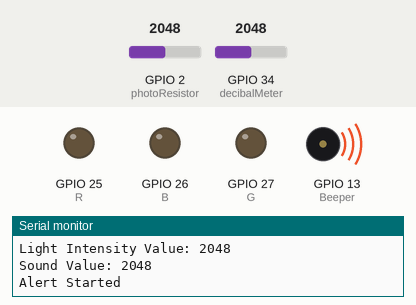
Simulated run of this program. Board: ESP32. Parts: output pins drawn as LEDs (lit = HIGH), buzzer (waves = sounding, pin HIGH), the last lines printed to the serial monitor. The test bench sets the inputs (shaded band); at power-on: GPIO 34 (decibalMeter) = 2048, GPIO 2 (photoResistor) = 2048.

Above: at 8.2 s.
8.3 s: GPIO 34 (decibalMeter) set to 1960
At 9.0 s:
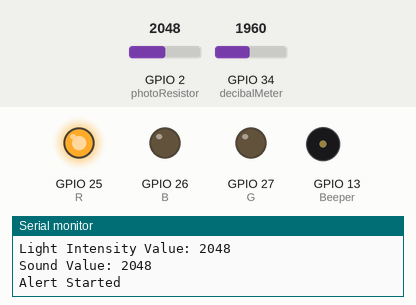
At 15.4 s:
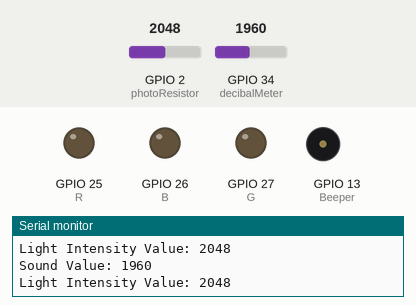
15.7 s: GPIO 2 (photoResistor) set to 2954
23.1 s: GPIO 2 (photoResistor) set to 3048
At 25.4 s:
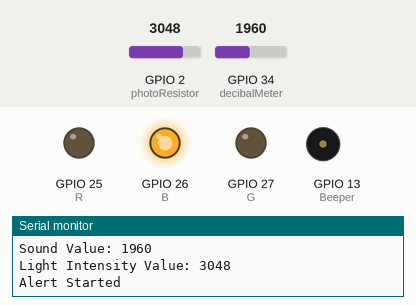
Timing chart, 0 to 38.2 s (numbered marks = the images above; inputs shaded):
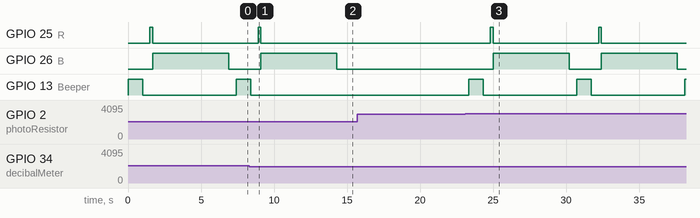

Measured:
- the behaviour switches between 3000 and 3001 on GPIO 2 (photoResistor) (found by bisection; images 2 and 3)
- after the input at 8.3 s, GPIO 13 (Beeper): goes on until 8.4 s, then stays LOW
- after the input at 23.1 s, GPIO 25 (R): alternates HIGH for 0.20 s and LOW for 7.2 s, starting after 1.7 s; GPIO 26 (B): alternates HIGH for 5.2 s and LOW for 2.2 s, starting after 1.9 s; GPIO 13 (Beeper): alternates HIGH for 1.0 s and LOW for 6.4 s, starting after 0.21 s

The program:

main.cpp
```cpp
#include <Arduino.h>

const int Beeper = 13;
const int R = 25, B = 26, G = 27;

const int decibalMeter = 34;
const int photoResistor = 02;

const int thresholdSoundValue = 2000;
const int thresholdLightValue = 3000;

void detect();
void detectSplashSound ();
void detectNightLights ();
void alert ();
void alertSounds ();
void alertLights ();
void reset();

void setup() {
  pinMode(decibalMeter, INPUT); pinMode(photoResistor, INPUT);

  pinMode(R, OUTPUT); pinMode(G, OUTPUT); pinMode(B, OUTPUT);
  pinMode(Beeper, OUTPUT);

  Serial.begin(115200);
}

void loop() {
  detect();
  delay(500);
}

void detect(){
  detectSplashSound();
  detectNightLights();
}

void detectSplashSound() {
  int decibal_value = analogRead(decibalMeter);

    Serial.print("Sound Value: ");
    Serial.print(decibal_value);
    Serial.println();

  if(decibal_value > thresholdSoundValue)
  {
    alert();
  }
}

void detectNightLights () {
  int intensity_value = analogRead(photoResistor);

  Serial.print("Light Intensity Value: ");
  Serial.print(intensity_value);
  Serial.println();

  if(intensity_value > thresholdLightValue)
  {
    alert();
  }
}

void alert (){
  Serial.println("Alert Started");
  alertSounds ();
  alertLights ();
  delay(5000);
  reset();
}

void alertSounds () {
  digitalWrite(Beeper, HIGH);
  delay(1000);
  digitalWrite(Beeper, LOW);
  delay(500);
}

void alertLights ()
{
  digitalWrite(G,LOW);
  digitalWrite(B,LOW);
  digitalWrite(R,HIGH);
  delay(200);

  digitalWrite(G,LOW);
  digitalWrite(B,HIGH);
  digitalWrite(R,LOW);
  delay(200);
}

void reset()
{
  Serial.println("Alert Reset");
  digitalWrite(Beeper, LOW);
  digitalWrite(G,LOW);
  digitalWrite(B,LOW);
  digitalWrite(R,LOW);
}
```
